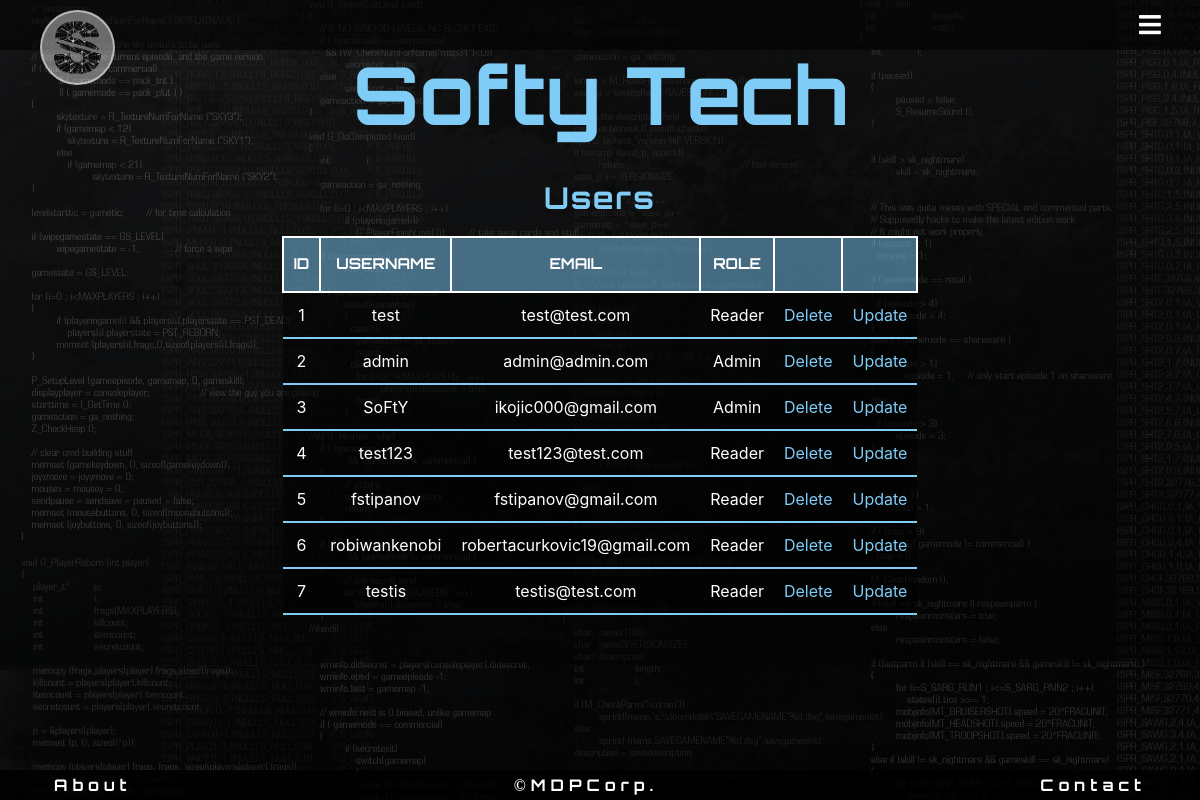
Before: /admin/users (signed in) with the older database file.
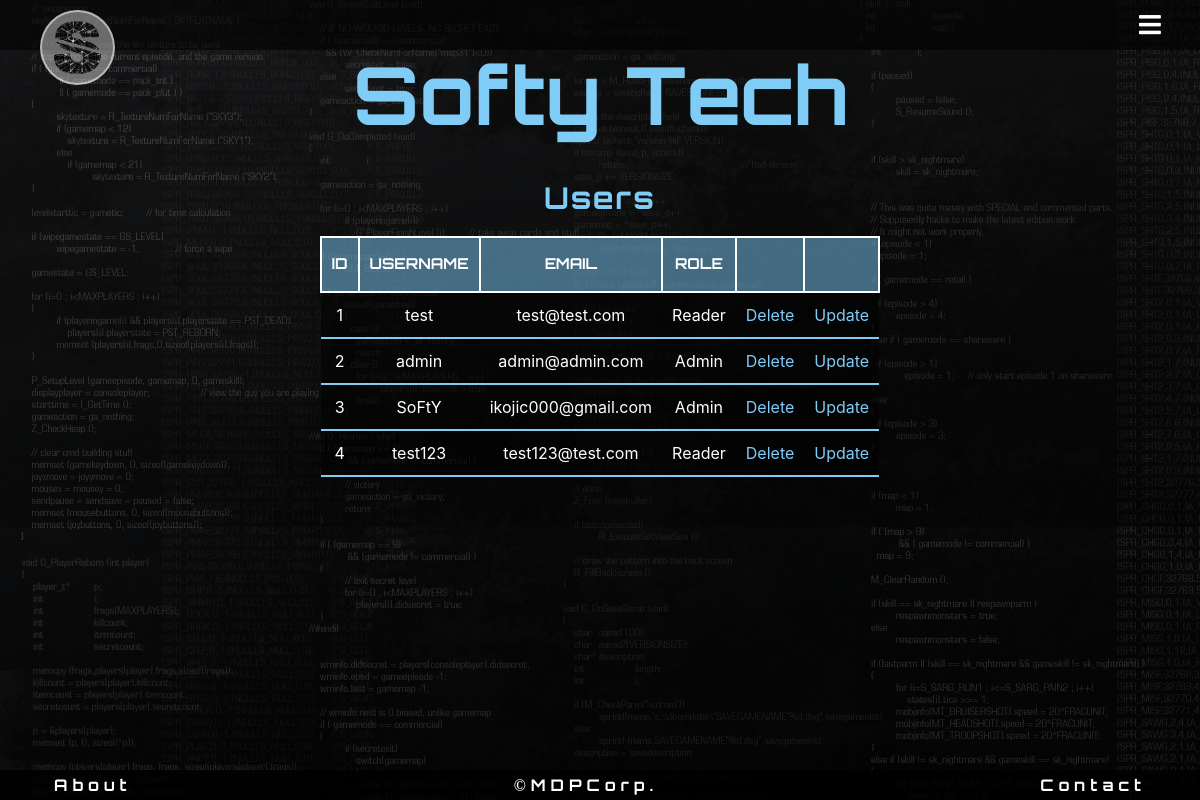
After: the same page with the newer database file.
### flaskblog/models.py (models this page shows, shortened)
class User(db.Model, UserMixin):
    __tablename__ = 'users'
    id = db.Column(db.Integer, primary_key=True)
    username = db.Column(db.String(15), unique=True, nullable=False)
    email = db.Column(db.String(30), unique=True, nullable=False)
    email_confirmed_at = db.Column(db.DateTime(), default=datetime.utcnow)
    password = db.Column(db.String(60), nullable=False)
    roles = db.relationship('Role', secondary='user_roles')
    comments = db.relationship('Comment', backref = 'user', lazy= 'dynamic')
    active = db.Column(db.Boolean(), default=True)

class Role(db.Model):
    __tablename__ = 'roles'
    id = db.Column(db.Integer(), primary_key=True)
    name = db.Column(db.String(50), unique=True)

### flaskblog/adminRoutes.py (the view)
@app.route("/admin/users")
@login_required
@roles_required('Admin')
def users():
    users = User.query.all()
    return render_template('admin_Users.html', users=users)

### flaskblog/templates/admin_Users.html
{% extends "admin_Base.html" %}
{% block content %}
<h2>Users</h2>
<table>
    <tr>
        <th>ID</th>
        <th>Username</th>
        <th>Email</th>
        <th>Role</th>
        <th></th>
        <th></th>
    </tr>
    {% for user in users %}
    <tr>
        <td>{{user.id}}</td>
        <td>{{user.username}}</td>
        <td>{{user.email}}</td>
        <td>{{ user.roles[0].name }}</td>
        <td><a href="{{ url_for('delete_user', user_id=user.id) }}">Delete</a></td>
        <td><a href="{{ url_for('update_user', user_id=user.id) }}">Update</a></td>
    </tr>
    {% endfor %}
</table>
{% endblock %}

### flaskblog/templates/admin_Base.html (shortened to what this page needs)
<!DOCTYPE html>
<html>
<head>
    <link rel="stylesheet" href="https://stackpath.bootstrapcdn.com/bootstrap/4.1.3/css/bootstrap.min.css">
    <link rel="stylesheet" type="text/css" href="{{ url_for('static', filename='css/adminCSS.css') }}">
    <link rel="stylesheet" href="{{ url_for('static', filename='css/form.css') }}">
    <link rel="stylesheet" href="{{ url_for('static', filename='css/test.css') }}">
    <link rel="stylesheet" href="https://use.fontawesome.com/releases/v5.5.0/css/all.css"
>
</head>
<body>
    {% include "admin_Header.html" %}
    <div class="container">
        {% block content%}
        {% endblock %}
    </div>
    {% include "admin_Footer.html" %}
</body>
</html>

### flaskblog/templates/admin_Header.html
<header>
    <div class="navbar">
        <a href="/" id="logo"></a>
        <a class="btnAdminMenu">
            <i class="fas fa-bars"></i>
        </a>
    </div>
    <div class="title" id="titleID">
        <h1>Softy Tech</h1>
    </div>
</header>

### flaskblog/templates/admin_Footer.html
<footer>
    <div class="footer-full">
        <a href="{{ url_for('about') }}" class="footerBtn" id="aboutBtn">About</a>
        <a href="{{ url_for('login') }}" class="footerBtn" id="creditsBtn">&copyMDPCorp.</a>
        <a href="{{ url_for('contact') }}" class="footerBtn" id="contactBtn">Contact</a>
    </div>
</footer>

### flaskblog/static/css/adminCSS.css (style rules this page uses)
#logo { background: rgba(255, 255, 255, 0.4); background-image: url(images/SoftyTech.png); background-size: contain; float: left; height: 75px; width: 75px; margin: 10px 0 0 50px; border: solid rgba(255, 255, 255, 0.5) 2px; border-radius: 50%; position: fixed; top: 0; left: -10px; }
.navbar { height: 50px; overflow: hidden; display: flex; align-items: center; vertical-align: middle; background: rgba(0, 0, 0, .6); width: 100%; position: fixed; top: 0; right: 0; z-index: 1000; }
.btnAdminMenu { color: white; font-size: 25px; position: absolute; right: 0; height: 50px; width: 50px; text-align: center; line-height: 50px; margin-right: 25px; cursor: pointer; transition: color 1s; z-index: 1000; }
.btnAdminMenu i { color: white; }
.title { width: 80%; height: 100px; margin: 30px auto 0 auto; text-align: center; }
#titleID h1 { margin: 0; padding: 0; color: #7FCCF7; font-size: 80px; font-family: 'Orbitron'; font-weight: bolder; line-height: 1.6; }
footer { position: fixed; left: 0; bottom: 0; background-color: rgba(0, 0, 0, .8); width: 100%; height: 30px; }
.footer-full { width: 91%; margin: 0 auto; text-align: center; }
.footerBtn { color: white; text-decoration: none; font-family: 'Orbitron'; font-weight: bold; line-height: 30px; letter-spacing: 5px; }
#aboutBtn { float: left; }
#contactBtn { float: right; }
body { background: linear-gradient(to bottom right, rgba(0, 0, 0, .6), rgba(0, 0, 0, .8)), url(images/background.jpg) fixed; margin: 5px 0 5px 0; }
h2 { text-align: center; color: #7FCCF7; font-family: 'Orbitron'; font-weight: bold; font-size: 30px; margin-top: 50px; letter-spacing: 2px; }
table { width: 50%; margin: 0 auto; margin-top: 20px; margin-bottom: 50px; color: white; }
th { background: rgba(127, 204, 247, .5); text-align: center; padding: 15px 10px; border: solid 2px white; text-transform: uppercase; font-family: 'Orbitron'; font-size: 15px; }
td { background: rgba(0, 0, 0, .5); margin: 5px; padding: 10px; border-bottom: solid 2px #7FCCF7; text-align: center; max-width: 300px; }
td a { color: #7FCCF7; text-decoration: none; }

Changed rows visible on the page:
removed User: id "5", username "fstipanov", email "fstipanov@gmail.com", name "Reader"
removed User: id "6", username "robiwankenobi", email "robertacurkovic19@gmail.com", name "Reader"
removed User: id "7", username "testis", email "testis@test.com", name "Reader"
